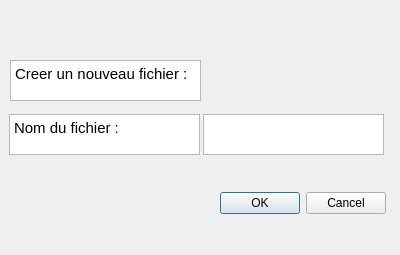
<?xml version="1.0" encoding="UTF-8"?>
<ui version="4.0">
 <class>SaveTemporary</class>
 <widget class="QDialog" name="SaveTemporary">
  <property name="geometry">
   <rect>
    <x>0</x>
    <y>0</y>
    <width>400</width>
    <height>255</height>
   </rect>
  </property>
  <property name="windowTitle">
   <string>Dialog</string>
  </property>
  <widget class="QTextBrowser" name="textBrowser_2">
   <property name="geometry">
    <rect>
     <x>9</x>
     <y>114</y>
     <width>191</width>
     <height>41</height>
    </rect>
   </property>
   <property name="html">
    <string>&lt;!DOCTYPE HTML PUBLIC &quot;-//W3C//DTD HTML 4.0//EN&quot; &quot;http://www.w3.org/TR/REC-html40/strict.dtd&quot;&gt;
&lt;html&gt;&lt;head&gt;&lt;meta name=&quot;qrichtext&quot; content=&quot;1&quot; /&gt;&lt;style type=&quot;text/css&quot;&gt;
p, li { white-space: pre-wrap; }
&lt;/style&gt;&lt;/head&gt;&lt;body style=&quot; font-family:'Ubuntu'; font-size:11pt; font-weight:400; font-style:normal;&quot;&gt;
&lt;p style=&quot; margin-top:0px; margin-bottom:0px; margin-left:0px; margin-right:0px; -qt-block-indent:0; text-indent:0px;&quot;&gt;Nom du fichier :&lt;/p&gt;&lt;/body&gt;&lt;/html&gt;</string>
   </property>
  </widget>
  <widget class="QDialogButtonBox" name="buttonBox">
   <property name="geometry">
    <rect>
     <x>210</x>
     <y>190</y>
     <width>176</width>
     <height>27</height>
    </rect>
   </property>
   <property name="orientation">
    <enum>Qt::Horizontal</enum>
   </property>
   <property name="standardButtons">
    <set>QDialogButtonBox::Cancel|QDialogButtonBox::Ok</set>
   </property>
  </widget>
  <widget class="QTextBrowser" name="textBrowser">
   <property name="geometry">
    <rect>
     <x>10</x>
     <y>60</y>
     <width>191</width>
     <height>41</height>
    </rect>
   </property>
   <property name="html">
    <string>&lt;!DOCTYPE HTML PUBLIC &quot;-//W3C//DTD HTML 4.0//EN&quot; &quot;http://www.w3.org/TR/REC-html40/strict.dtd&quot;&gt;
&lt;html&gt;&lt;head&gt;&lt;meta name=&quot;qrichtext&quot; content=&quot;1&quot; /&gt;&lt;style type=&quot;text/css&quot;&gt;
p, li { white-space: pre-wrap; }
&lt;/style&gt;&lt;/head&gt;&lt;body style=&quot; font-family:'Ubuntu'; font-size:11pt; font-weight:400; font-style:normal;&quot;&gt;
&lt;p style=&quot; margin-top:0px; margin-bottom:0px; margin-left:0px; margin-right:0px; -qt-block-indent:0; text-indent:0px;&quot;&gt;Creer un nouveau fichier :&lt;/p&gt;&lt;/body&gt;&lt;/html&gt;</string>
   </property>
  </widget>
  <widget class="QTextEdit" name="textEdit">
   <property name="geometry">
    <rect>
     <x>203</x>
     <y>114</y>
     <width>181</width>
     <height>41</height>
    </rect>
   </property>
  </widget>
 </widget>
 <resources/>
 <connections>
  <connection>
   <sender>buttonBox</sender>
   <signal>accepted()</signal>
   <receiver>SaveTemporary</receiver>
   <slot>accept()</slot>
   <hints>
    <hint type="sourcelabel">
     <x>248</x>
     <y>254</y>
    </hint>
    <hint type="destinationlabel">
     <x>157</x>
     <y>274</y>
    </hint>
   </hints>
  </connection>
  <connection>
   <sender>buttonBox</sender>
   <signal>rejected()</signal>
   <receiver>SaveTemporary</receiver>
   <slot>reject()</slot>
   <hints>
    <hint type="sourcelabel">
     <x>316</x>
     <y>260</y>
    </hint>
    <hint type="destinationlabel">
     <x>286</x>
     <y>274</y>
    </hint>
   </hints>
  </connection>
 </connections>
</ui>
